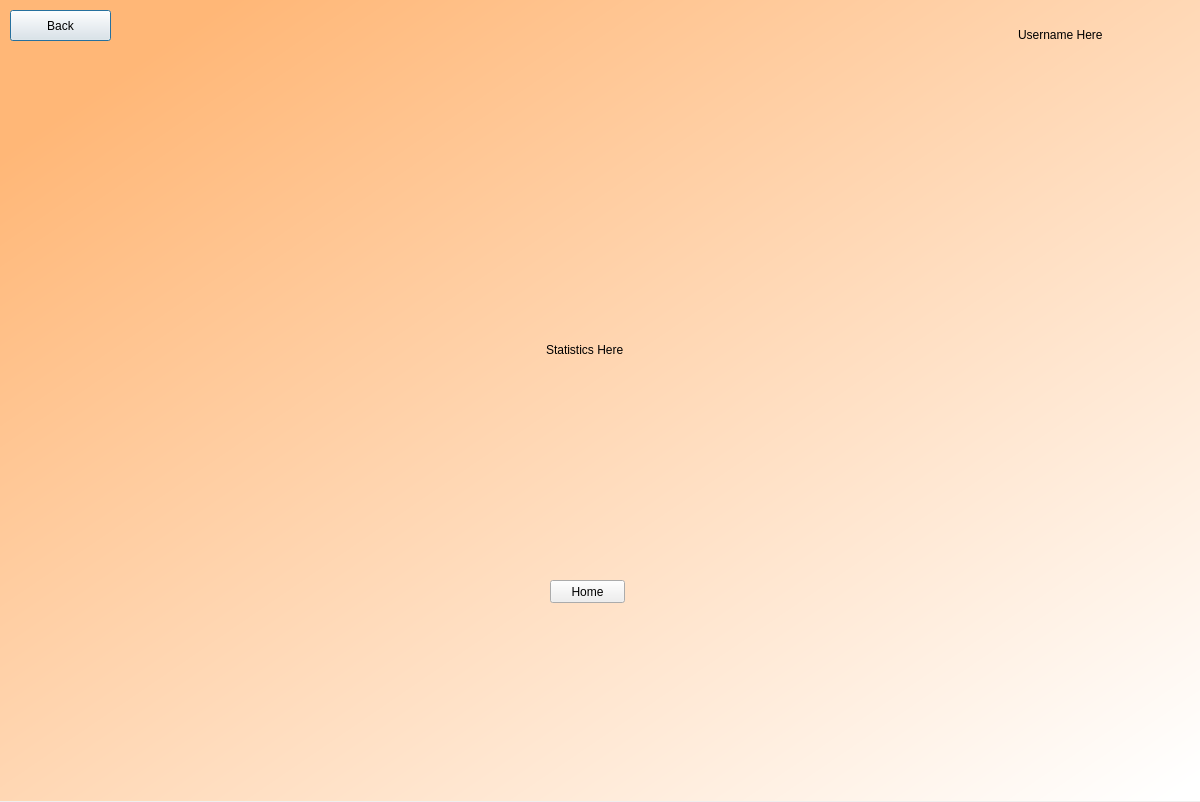
<?xml version="1.0" encoding="UTF-8"?>
<ui version="4.0">
 <class>Dialog</class>
 <widget class="QDialog" name="Dialog">
  <property name="geometry">
   <rect>
    <x>0</x>
    <y>0</y>
    <width>1200</width>
    <height>802</height>
   </rect>
  </property>
  <property name="windowTitle">
   <string>Dialog</string>
  </property>
  <widget class="QWidget" name="bgwidget" native="true">
   <property name="geometry">
    <rect>
     <x>0</x>
     <y>0</y>
     <width>1201</width>
     <height>801</height>
    </rect>
   </property>
   <property name="styleSheet">
    <string notr="true">QWidget#bgwidget{
background-color:qlineargradient(spread:pad, x1:0.091, y1:0.101636, x2:0.991379, y2:0.977, stop:0 rgb(255, 183, 119), stop:1 rgba(255, 255, 255, 255));}</string>
   </property>
   <widget class="QLabel" name="errorMsg">
    <property name="geometry">
     <rect>
      <x>440</x>
      <y>450</y>
      <width>341</width>
      <height>16</height>
     </rect>
    </property>
    <property name="styleSheet">
     <string notr="true">font: 12pt &quot;DengXian&quot;; color :red;</string>
    </property>
    <property name="text">
     <string/>
    </property>
   </widget>
   <widget class="QWidget" name="verticalLayoutWidget">
    <property name="geometry">
     <rect>
      <x>210</x>
      <y>190</y>
      <width>751</width>
      <height>321</height>
     </rect>
    </property>
    <layout class="QVBoxLayout" name="verticalLayout">
     <item alignment="Qt::AlignHCenter|Qt::AlignVCenter">
      <widget class="QLabel" name="stats">
       <property name="styleSheet">
        <string notr="true">font: 36pt &quot;DengXian&quot;; color: rgb(0, 0, 0)</string>
       </property>
       <property name="text">
        <string>Statistics Here</string>
       </property>
      </widget>
     </item>
    </layout>
   </widget>
   <widget class="QWidget" name="verticalLayoutWidget_2">
    <property name="geometry">
     <rect>
      <x>940</x>
      <y>10</y>
      <width>241</width>
      <height>51</height>
     </rect>
    </property>
    <layout class="QVBoxLayout" name="verticalLayout_2">
     <item alignment="Qt::AlignHCenter|Qt::AlignVCenter">
      <widget class="QLabel" name="profile">
       <property name="styleSheet">
        <string notr="true">font: 18pt &quot;DengXian&quot;; color: rgb(0, 0, 0)</string>
       </property>
       <property name="text">
        <string>Username Here</string>
       </property>
      </widget>
     </item>
    </layout>
   </widget>
   <widget class="QPushButton" name="backButton">
    <property name="geometry">
     <rect>
      <x>10</x>
      <y>10</y>
      <width>101</width>
      <height>31</height>
     </rect>
    </property>
    <property name="styleSheet">
     <string notr="true">font: 12pt &quot;DengXian&quot;;</string>
    </property>
    <property name="text">
     <string>Back</string>
    </property>
   </widget>
   <widget class="QPushButton" name="home">
    <property name="geometry">
     <rect>
      <x>550</x>
      <y>580</y>
      <width>75</width>
      <height>23</height>
     </rect>
    </property>
    <property name="text">
     <string>Home</string>
    </property>
   </widget>
  </widget>
 </widget>
 <resources/>
 <connections/>
</ui>
